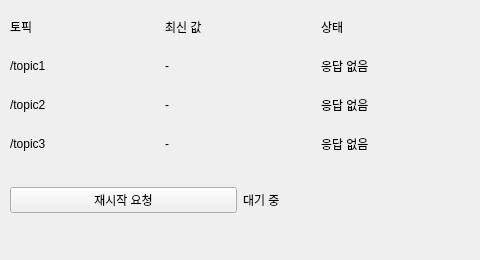
<?xml version="1.0" encoding="UTF-8"?>
<ui version="4.0">
 <class>MainWindowDesign</class>
 <widget class="QMainWindow" name="MainWindowDesign">
  <property name="geometry">
   <rect>
    <x>0</x>
    <y>0</y>
    <width>480</width>
    <height>260</height>
   </rect>
  </property>
  <property name="windowTitle">
   <string>다중 토픽 모니터링 대시보드</string>
  </property>
  <widget class="QWidget" name="centralwidget">
   <widget class="QWidget" name="gridLayoutWidget">
    <property name="geometry">
     <rect>
      <x>10</x>
      <y>10</y>
      <width>460</width>
      <height>150</height>
     </rect>
    </property>
    <layout class="QGridLayout" name="gridLayout">
     <item row="0" column="0">
      <widget class="QLabel" name="header_topic">
       <property name="text">
        <string>토픽</string>
       </property>
      </widget>
     </item>
     <item row="0" column="1">
      <widget class="QLabel" name="header_value">
       <property name="text">
        <string>최신 값</string>
       </property>
      </widget>
     </item>
     <item row="0" column="2">
      <widget class="QLabel" name="header_state">
       <property name="text">
        <string>상태</string>
       </property>
      </widget>
     </item>
     <item row="1" column="0">
      <widget class="QLabel" name="topic1_name">
       <property name="text">
        <string>/topic1</string>
       </property>
      </widget>
     </item>
     <item row="1" column="1">
      <widget class="QLabel" name="topic1_value">
       <property name="text">
        <string>-</string>
       </property>
      </widget>
     </item>
     <item row="1" column="2">
      <widget class="QLabel" name="topic1_state">
       <property name="text">
        <string>응답 없음</string>
       </property>
      </widget>
     </item>
     <item row="2" column="0">
      <widget class="QLabel" name="topic2_name">
       <property name="text">
        <string>/topic2</string>
       </property>
      </widget>
     </item>
     <item row="2" column="1">
      <widget class="QLabel" name="topic2_value">
       <property name="text">
        <string>-</string>
       </property>
      </widget>
     </item>
     <item row="2" column="2">
      <widget class="QLabel" name="topic2_state">
       <property name="text">
        <string>응답 없음</string>
       </property>
      </widget>
     </item>
     <item row="3" column="0">
      <widget class="QLabel" name="topic3_name">
       <property name="text">
        <string>/topic3</string>
       </property>
      </widget>
     </item>
     <item row="3" column="1">
      <widget class="QLabel" name="topic3_value">
       <property name="text">
        <string>-</string>
       </property>
      </widget>
     </item>
     <item row="3" column="2">
      <widget class="QLabel" name="topic3_state">
       <property name="text">
        <string>응답 없음</string>
       </property>
      </widget>
     </item>
    </layout>
   </widget>
   <widget class="QWidget" name="gridLayoutWidget_2">
    <property name="geometry">
     <rect>
      <x>10</x>
      <y>170</y>
      <width>460</width>
      <height>61</height>
     </rect>
    </property>
    <layout class="QGridLayout" name="gridLayout_2">
     <item row="0" column="0">
      <widget class="QPushButton" name="restart_button">
       <property name="text">
        <string>재시작 요청</string>
       </property>
      </widget>
     </item>
     <item row="0" column="1">
      <widget class="QLabel" name="restart_result">
       <property name="text">
        <string>대기 중</string>
       </property>
      </widget>
     </item>
    </layout>
   </widget>
  </widget>
 </widget>
 <resources/>
 <connections/>
</ui>
